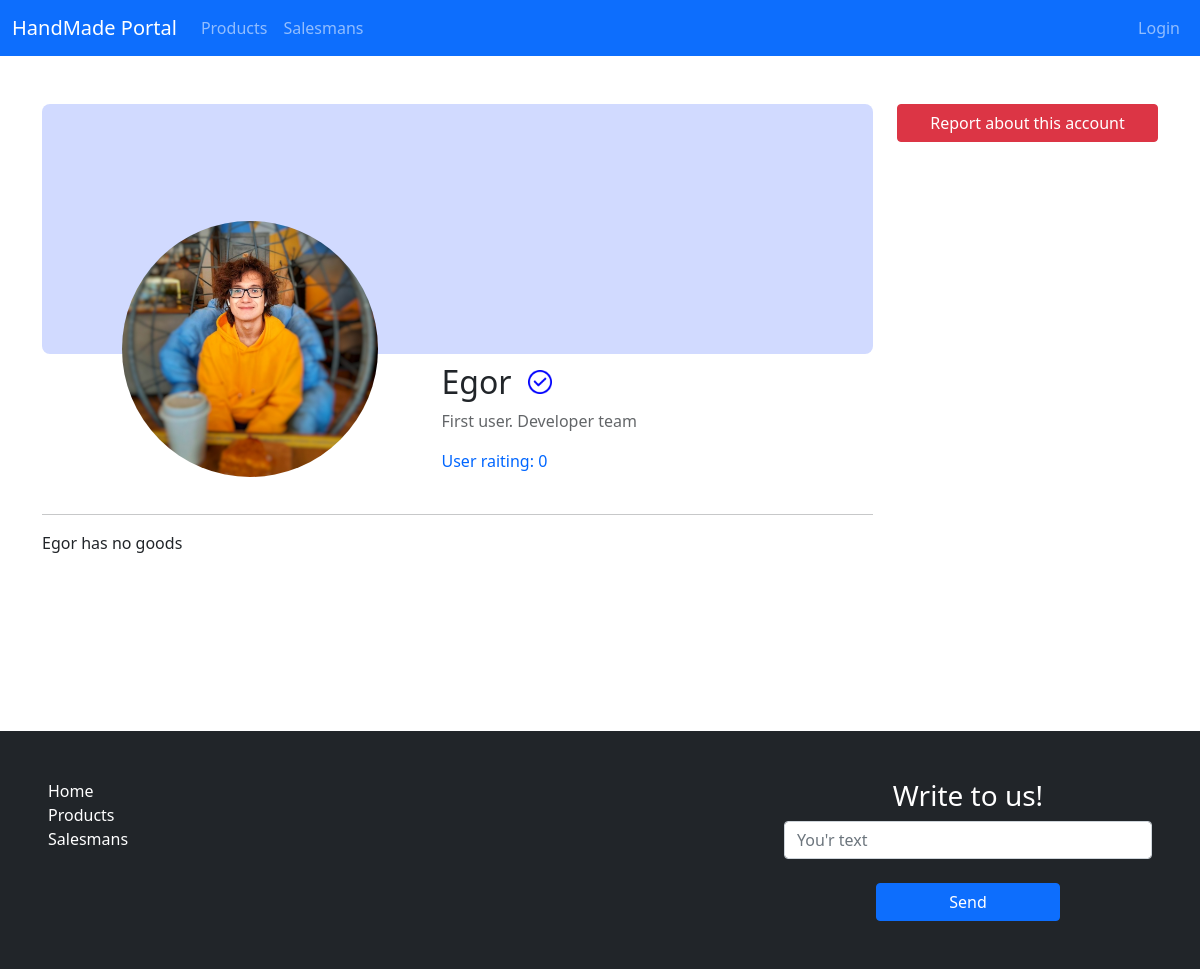
The page /user/1 on the database as committed earlier.
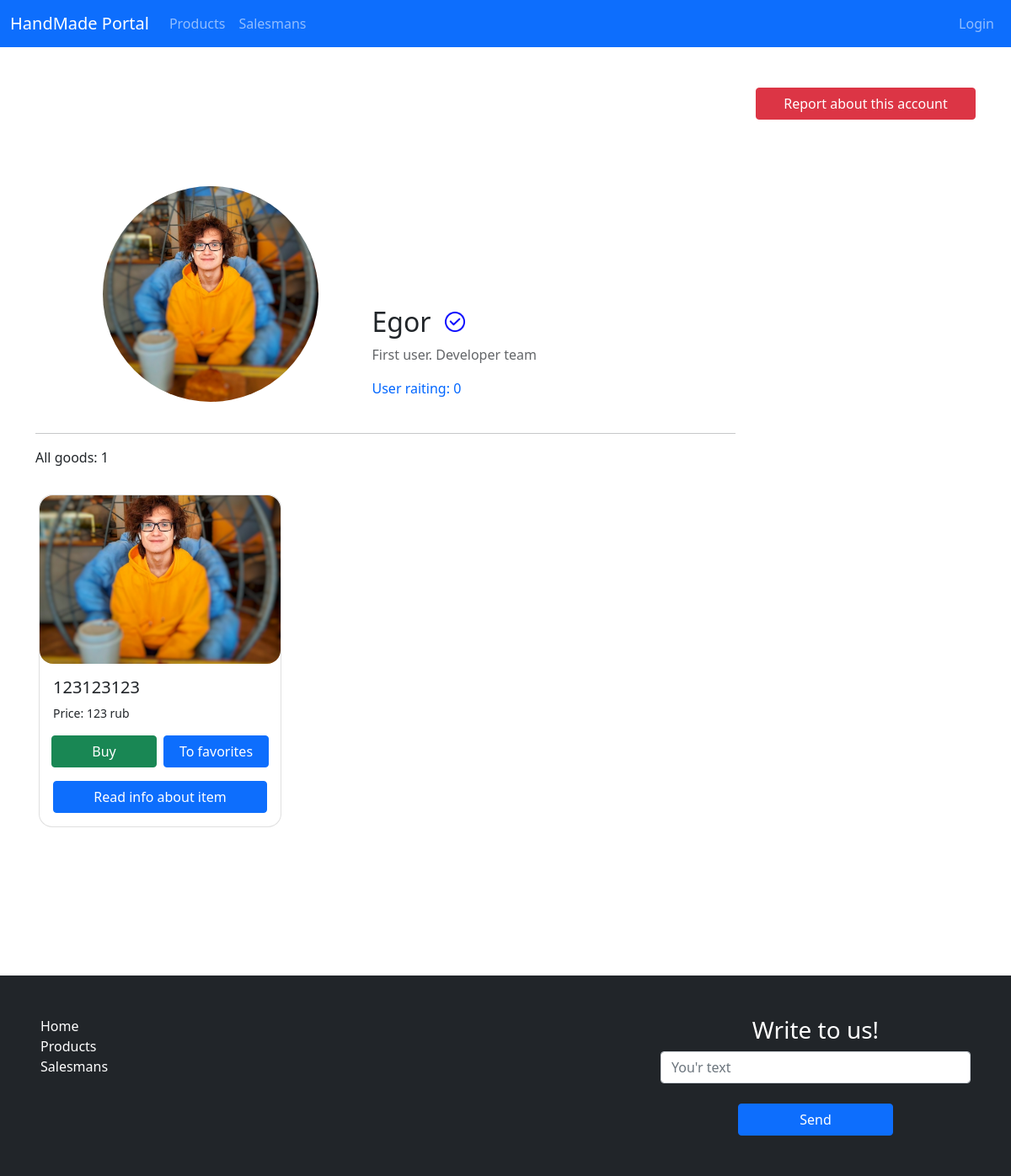
The same page on the database as committed later.
### users/models.py (models this page shows, shortened)
class Profile(models.Model):
    user = models.OneToOneField(User, verbose_name='User', on_delete=models.CASCADE)
    user_image = models.ImageField("User avatar", blank=True)
    name = models.CharField(max_length=255, verbose_name='Name')
    status = models.CharField(max_length=255, verbose_name="Status", default="", blank=True)
    raiting = models.PositiveIntegerField(verbose_name="Rainting", default=0)
    is_salesman = models.BooleanField(default=False, verbose_name='Is Salesman')
    verification = models.BooleanField(default=False, verbose_name='Verification')
    shop_background = models.CharField(max_length=255, verbose_name="Shop background", default="#FFFFFF")
    class Meta:
        verbose_name = 'Profile'
        verbose_name_plural = 'Profiles'

### products/models.py (models this page shows, shortened)
class Product(models.Model):
	salesman = models.ForeignKey(Profile, verbose_name="Salesman", on_delete=models.CASCADE)
	title = models.CharField("Item name", max_length=255)
	image = models.ImageField("Image", blank=True, default="media/IMG_20220129_201111_236-01-01.jpeg")
	describe = models.CharField("Short describe", max_length=255)
	price = models.PositiveIntegerField("Price", default=0)
	is_publish = models.BooleanField("Show in shop", default=True)
	class Meta:
		verbose_name = "Product"
		verbose_name_plural = "Products"

### users/views.py (the view)
# urls.py: path('<int:pk>', profile, name='profile'),
def profile(request, pk):
    all_products = Product.objects.filter(salesman=pk)
    shown_products = Product.objects.filter(salesman=pk, is_publish=True)
    user = Profile.objects.get(user=pk)
    data = {
        'all_products': all_products,
        'user': user,
        'shown_products': shown_products,
    }
    if request.user.pk == pk: # you'r profile
        hidden_products = Product.objects.filter(salesman=request.user.pk, is_publish=False)
        data['hidden_products'] = hidden_products
        return render(request, 'users/my_profile.html', data)
    else:
        return render(request, 'users/profile.html', data)

### users/templates/users/profile.html (shortened to what the changed rows need)
{% extends 'main/base.html' %}
{% load static %}
{% block content %}
    <div class="row">
        <div class="col-9">
            {% if user.is_salesman %}
                {% if user.verification %}
                <div class="d-flex align-items-center user-header" style="background-color: {{ user.shop_background }}; border-radius: 8px; padding: 1rem;">
                    <div class="user_avatar justify-content-center align-items-center col-12 col-sm-6 text-center mb-3">
                        <img src="{{ user.user_image.url }}" alt="" class="user_avarar">
                    </div>
                    <div class="d-flex flex-column user-info col-12 col-sm-6">
                        <div class="d-flex align-items-center">
                            <h2>{{ user.name }}</h2>
                            <img src="{% static 'images/tick.svg' %}" alt="" class="verification-tick">
                        </div>
                        <p class="user status">{{ user.status }}</p>
                        <p class="user raiting">User raiting: {{ user.raiting }}</p>
                    </div>
                </div>
                {% endif %}
            {% else %}
            <p>{{ user.name }} is not salesman</p>
            See all <a href="{% url 'salesmans' %}">salesmans</a>
            {% endif %}
            <hr>
            {% if user.is_salesman %}
                {% if all_products.count > 0 %}
                <p>All goods: {{ all_products.count }}</p>
                    {% if shown_products.count == 0 %}
                    <p>{{ user.name }} hidden all goods</p>
                    {% else %}
                        {% if shown_products > 2 %}
                        <div class="row d-flex flex-wrap jusctify-content-center">
                            {% for item in shown_products %}
                            <div class="card m-3" style="width: 18rem;">
                                <img src="{{ item.image.url }}" alt="" class="card-img-top">
                                <div class="card-body">
                                    <h5 class="card-title">{{ item.title }}</h5>
                                    <p class="card-text">Price: {{ item.price }} rub</p>
                                    <div class="card-btns">
                                        <div class="justify-content-center row">
                                            <a href="" class="btn btn-success col-sm-5 col-10 mx-1">Buy</a>
                                            <a href="" class="btn btn-primary col-sm-5 col-10 mx-1">To favorites</a>
                                        </div>
                                        <a href="{% url 'hide_item' item.pk %}" class="btn btn-light w-100 mt-3">Read info about item</a>
                                    </div>
                                </div>
                            </div>
                            {% endfor %}
                        </div>
                        {% else %}
                        <div class="row d-flex flex-wrap jusctify-content-start">
                            {% for item in shown_products %}
                            <div class="card m-3" style="width: 18rem;">
                                <img src="{{ item.image.url }}" alt="" class="card-img-top">
                                <div class="card-body">
                                    <h5 class="card-title">{{ item.title }}</h5>
                                    <p class="card-text">Price: {{ item.price }} rub</p>
                                    <div class="card-btns">
                                        <div class="justify-content-center row">
                                            <a href="" class="btn btn-success col-sm-5 col-10 mx-1">Buy</a>
                                            <a href="" class="btn btn-primary col-sm-5 col-10 mx-1">To favorites</a>
                                        </div>
                                        <a href="" class="btn btn-primary w-100 mt-3">Read info about item</a>
                                    </div>
                                </div>
                            </div>
                            {% endfor %}
                        </div>
                        {% endif %}
                    {% endif %}
                {% else %}
                <p>{{ user.name }} has no goods</p>
                {% endif %}
            {% endif %}
        </div>
    </div>
{% endblock %}

Rows that differ between the two databases and show on the page:
changed Profile "Egor": shop_background "#d1daff" → "#ffffff" (drawn); name "Egor" → (not shown)
added Product: image (picture), title "123123123", price "123"
Other text that changed with them:
{{ all_products.count }}: (not shown) → "1"
text no longer shown: "has no goods"
text now shown: "All goods:"
